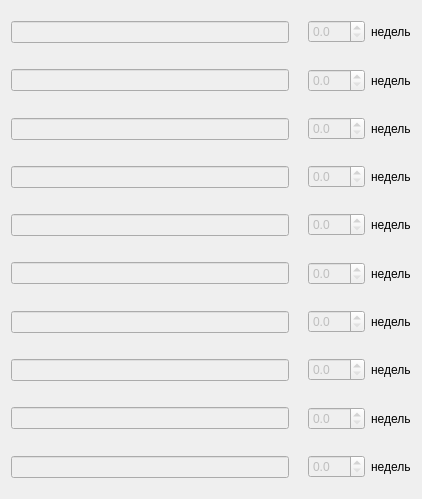
      <widget class="QWidget" name="planWidgetContents">
       <property name="geometry">
        <rect>
         <x>0</x>
         <y>0</y>
         <width>422</width>
         <height>499</height>
        </rect>
       </property>
       <layout class="QVBoxLayout" name="verticalLayout">
        <item>
         <layout class="QVBoxLayout" name="verticalPlanLayout">
          <item>
           <layout class="QHBoxLayout" name="horizontalLayout">
            <item>
             <widget class="QLineEdit" name="lineEdit0">
              <property name="enabled">
               <bool>false</bool>
              </property>
              <property name="sizePolicy">
               <sizepolicy hsizetype="Expanding" vsizetype="Fixed">
                <horstretch>0</horstretch>
                <verstretch>0</verstretch>
               </sizepolicy>
              </property>
              <property name="minimumSize">
               <size>
                <width>40</width>
                <height>0</height>
               </size>
              </property>
             </widget>
            </item>
            <item>
             <widget class="QLabel" name="label_19">
              <property name="text">
               <string/>
              </property>
              <property name="pixmap">
               <pixmap>colors/color1.png</pixmap>
              </property>
             </widget>
            </item>
            <item>
             <widget class="QDoubleSpinBox" name="dspinBox0">
              <property name="enabled">
               <bool>false</bool>
              </property>
              <property name="decimals">
               <number>1</number>
              </property>
              <property name="singleStep">
               <double>0.500000000000000</double>
              </property>
              <property name="stepType">
               <enum>QAbstractSpinBox::DefaultStepType</enum>
              </property>
             </widget>
            </item>
            <item>
             <widget class="QLabel" name="label_3">
              <property name="enabled">
               <bool>true</bool>
              </property>
              <property name="minimumSize">
               <size>
                <width>0</width>
                <height>40</height>
               </size>
              </property>
              <property name="text">
               <string>недель</string>
              </property>
             </widget>
            </item>
           </layout>
          </item>
          <item>
           <layout class="QHBoxLayout" name="horizontalLayout_5">
            <item>
             <widget class="QLineEdit" name="lineEdit1">
              <property name="enabled">
               <bool>false</bool>
              </property>
             </widget>
            </item>
            <item>
             <widget class="QLabel" name="label_22">
              <property name="text">
               <string/>
              </property>
              <property name="pixmap">
               <pixmap>colors/color2.png</pixmap>
              </property>
             </widget>
            </item>
            <item>
             <widget class="QDoubleSpinBox" name="dspinBox1">
              <property name="enabled">
               <bool>false</bool>
              </property>
              <property name="decimals">
               <number>1</number>
              </property>
              <property name="singleStep">
               <double>0.500000000000000</double>
              </property>
              <property name="stepType">
               <enum>QAbstractSpinBox::DefaultStepType</enum>
              </property>
             </widget>
            </item>
            <item>
             <widget class="QLabel" name="label_7">
              <property name="minimumSize">
               <size>
                <width>0</width>
                <height>40</height>
               </size>
              </property>
              <property name="text">
               <string>недель</string>
              </property>
             </widget>
            </item>
           </layout>
          </item>
          <item>
           <layout class="QHBoxLayout" name="horizontalLayout_4">
            <item>
             <widget class="QLineEdit" name="lineEdit2">
              <property name="enabled">
               <bool>false</bool>
              </property>
             </widget>
            </item>
            <item>
             <widget class="QLabel" name="label_23">
              <property name="text">
               <string/>
              </property>
              <property name="pixmap">
               <pixmap>colors/color3.png</pixmap>
              </property>
             </widget>
            </item>
            <item>
             <widget class="QDoubleSpinBox" name="dspinBox2">
              <property name="enabled">
               <bool>false</bool>
              </property>
              <property name="decimals">
               <number>1</number>
              </property>
              <property name="singleStep">
               <double>0.500000000000000</double>
              </property>
              <property name="stepType">
               <enum>QAbstractSpinBox::DefaultStepType</enum>
              </property>
             </widget>
            </item>
            <item>
             <widget class="QLabel" name="label_6">
              <property name="minimumSize">
               <size>
                <width>0</width>
                <height>40</height>
               </size>
              </property>
              <property name="text">
               <string>недель</string>
              </property>
             </widget>
            </item>
           </layout>
          </item>
          <item>
           <layout class="QHBoxLayout" name="horizontalLayout_3">
            <item>
             <widget class="QLineEdit" name="lineEdit3">
              <property name="enabled">
               <bool>false</bool>
              </property>
             </widget>
            </item>
            <item>
             <widget class="QLabel" name="label_24">
              <property name="text">
               <string/>
              </property>
              <property name="pixmap">
               <pixmap>colors/color4.png</pixmap>
              </property>
             </widget>
            </item>
            <item>
             <widget class="QDoubleSpinBox" name="dspinBox3">
              <property name="enabled">
               <bool>false</bool>
              </property>
              <property name="decimals">
               <number>1</number>
              </property>
              <property name="singleStep">
               <double>0.500000000000000</double>
              </property>
              <property name="stepType">
               <enum>QAbstractSpinBox::DefaultStepType</enum>
              </property>
             </widget>
            </item>
            <item>
             <widget class="QLabel" name="label_5">
              <property name="minimumSize">
               <size>
                <width>0</width>
                <height>40</height>
               </size>
              </property>
              <property name="text">
               <string>недель</string>
              </property>
             </widget>
            </item>
           </layout>
          </item>
          <item>
           <layout class="QHBoxLayout" name="horizontalLayout_2">
            <item>
             <widget class="QLineEdit" name="lineEdit4">
              <property name="enabled">
               <bool>false</bool>
              </property>
             </widget>
            </item>
            <item>
             <widget class="QLabel" name="label_31">
              <property name="text">
               <string/>
              </property>
              <property name="pixmap">
               <pixmap>colors/color5.png</pixmap>
              </property>
             </widget>
            </item>
            <item>
             <widget class="QDoubleSpinBox" name="dspinBox4">
              <property name="enabled">
               <bool>false</bool>
              </property>
              <property name="decimals">
               <number>1</number>
              </property>
              <property name="singleStep">
               <double>0.500000000000000</double>
              </property>
              <property name="stepType">
               <enum>QAbstractSpinBox::DefaultStepType</enum>
              </property>
             </widget>
            </item>
            <item>
             <widget class="QLabel" name="label_4">
              <property name="minimumSize">
               <size>
                <width>0</width>
                <height>40</height>
               </size>
              </property>
              <property name="text">
               <string>недель</string>
              </property>
             </widget>
            </item>
           </layout>
          </item>
          <item>
           <layout class="QHBoxLayout" name="horizontalLayout_8">
            <item>
             <widget class="QLineEdit" name="lineEdit5">
              <property name="enabled">
               <bool>false</bool>
              </property>
             </widget>
            </item>
            <item>
             <widget class="QLabel" name="label_32">
              <property name="text">
               <string/>
              </property>
              <property name="pixmap">
               <pixmap>colors/color6.png</pixmap>
              </property>
             </widget>
            </item>
            <item>
             <widget class="QDoubleSpinBox" name="dspinBox5">
              <property name="enabled">
               <bool>false</bool>
              </property>
              <property name="decimals">
               <number>1</number>
              </property>
              <property name="singleStep">
               <double>0.500000000000000</double>
              </property>
              <property name="stepType">
               <enum>QAbstractSpinBox::DefaultStepType</enum>
              </property>
             </widget>
            </item>
            <item>
             <widget class="QLabel" name="label_10">
              <property name="minimumSize">
               <size>
                <width>0</width>
                <height>40</height>
               </size>
              </property>
              <property name="text">
               <string>недель</string>
              </property>
             </widget>
            </item>
           </layout>
          </item>
          <item>
           <layout class="QHBoxLayout" name="horizontalLayout_7">
            <item>
             <widget class="QLineEdit" name="lineEdit6">
              <property name="enabled">
               <bool>false</bool>
              </property>
             </widget>
            </item>
            <item>
             <widget class="QLabel" name="label_33">
              <property name="text">
               <string/>
              </property>
              <property name="pixmap">
               <pixmap>colors/color7.png</pixmap>
              </property>
             </widget>
            </item>
            <item>
             <widget class="QDoubleSpinBox" name="dspinBox6">
              <property name="enabled">
               <bool>false</bool>
              </property>
              <property name="decimals">
               <number>1</number>
              </property>
              <property name="singleStep">
               <double>0.500000000000000</double>
              </property>
              <property name="stepType">
               <enum>QAbstractSpinBox::DefaultStepType</enum>
              </property>
             </widget>
            </item>
            <item>
             <widget class="QLabel" name="label_9">
              <property name="minimumSize">
               <size>
                <width>0</width>
                <height>40</height>
               </size>
              </property>
              <property name="text">
               <string>недель</string>
              </property>
             </widget>
            </item>
           </layout>
          </item>
          <item>
           <layout class="QHBoxLayout" name="horizontalLayout_6">
            <item>
             <widget class="QLineEdit" name="lineEdit7">
              <property name="enabled">
               <bool>false</bool>
              </property>
             </widget>
            </item>
            <item>
             <widget class="QLabel" name="label_34">
              <property name="text">
               <string/>
              </property>
              <property name="pixmap">
               <pixmap>colors/color8.png</pixmap>
              </property>
             </widget>
            </item>
            <item>
             <widget class="QDoubleSpinBox" name="dspinBox7">
              <property name="enabled">
               <bool>false</bool>
              </property>
              <property name="decimals">
               <number>1</number>
              </property>
              <property name="singleStep">
               <double>0.500000000000000</double>
              </property>
              <property name="stepType">
               <enum>QAbstractSpinBox::DefaultStepType</enum>
              </property>
             </widget>
            </item>
            <item>
             <widget class="QLabel" name="label_8">
              <property name="minimumSize">
               <size>
                <width>0</width>
                <height>40</height>
               </size>
              </property>
              <property name="text">
               <string>недель</string>
              </property>
             </widget>
            </item>
           </layout>
          </item>
          <item>
           <layout class="QHBoxLayout" name="horizontalLayout_9">
            <item>
             <widget class="QLineEdit" name="lineEdit8">
              <property name="enabled">
               <bool>false</bool>
              </property>
             </widget>
            </item>
            <item>
             <widget class="QLabel" name="label_35">
              <property name="text">
               <string/>
              </property>
              <property name="pixmap">
               <pixmap>colors/color9.png</pixmap>
              </property>
             </widget>
            </item>
            <item>
             <widget class="QDoubleSpinBox" name="dspinBox8">
              <property name="enabled">
               <bool>false</bool>
              </property>
              <property name="decimals">
               <number>1</number>
              </property>
              <property name="singleStep">
               <double>0.500000000000000</double>
              </property>
              <property name="stepType">
               <enum>QAbstractSpinBox::DefaultStepType</enum>
              </property>
             </widget>
            </item>
            <item>
             <widget class="QLabel" name="label_12">
              <property name="minimumSize">
               <size>
                <width>0</width>
                <height>40</height>
               </size>
              </property>
              <property name="text">
               <string>недель</string>
              </property>
             </widget>
            </item>
           </layout>
          </item>
          <item>
           <layout class="QHBoxLayout" name="horizontalLayout_10">
            <item>
             <widget class="QLineEdit" name="lineEdit9">
              <property name="enabled">
               <bool>false</bool>
              </property>
             </widget>
            </item>
            <item>
             <widget class="QLabel" name="label_36">
              <property name="text">
               <string/>
              </property>
              <property name="pixmap">
               <pixmap>colors/color10.png</pixmap>
              </property>
             </widget>
            </item>
            <item>
             <widget class="QDoubleSpinBox" name="dspinBox9">
              <property name="enabled">
               <bool>false</bool>
              </property>
              <property name="decimals">
               <number>1</number>
              </property>
              <property name="singleStep">
               <double>0.500000000000000</double>
              </property>
              <property name="stepType">
               <enum>QAbstractSpinBox::DefaultStepType</enum>
              </property>
             </widget>
            </item>
            <item>
             <widget class="QLabel" name="label_13">
              <property name="minimumSize">
               <size>
                <width>0</width>
                <height>40</height>
               </size>
              </property>
              <property name="text">
               <string>недель</string>
              </property>
             </widget>
            </item>
           </layout>
          </item>
         </layout>
        </item>
       </layout>
      </widget>
